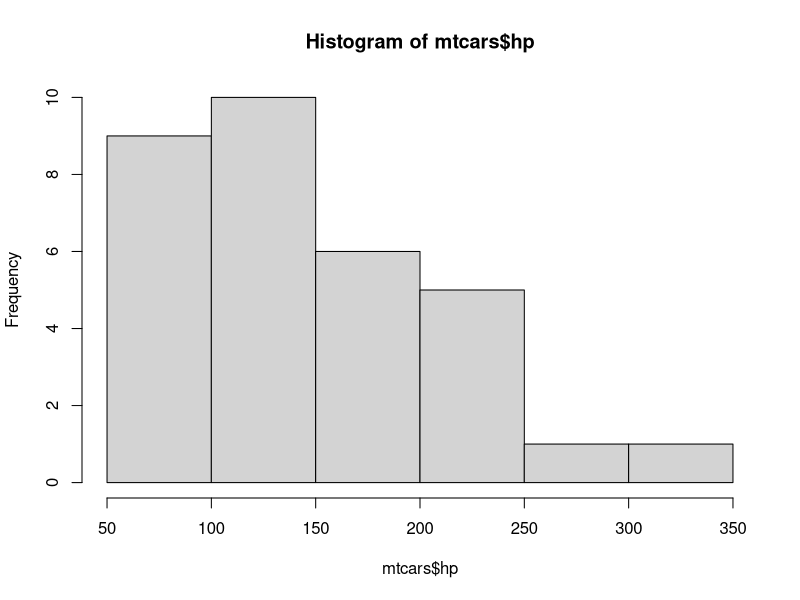
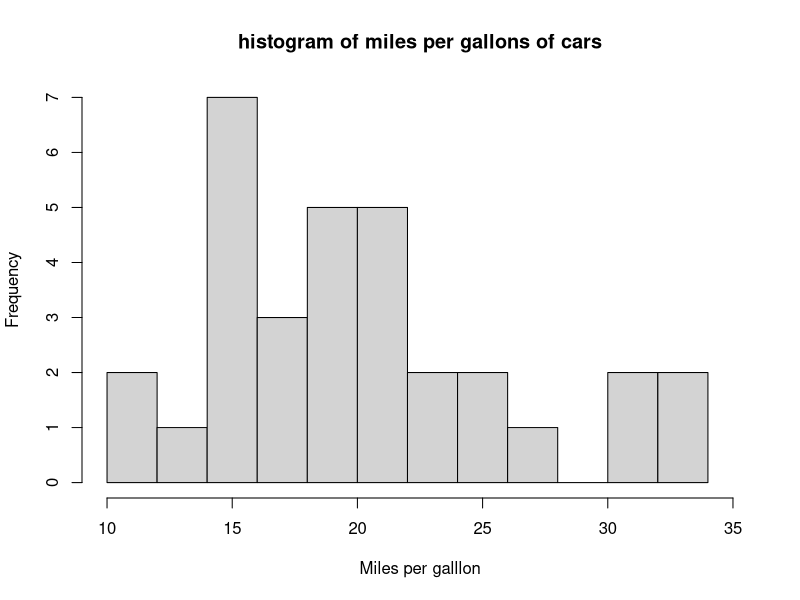
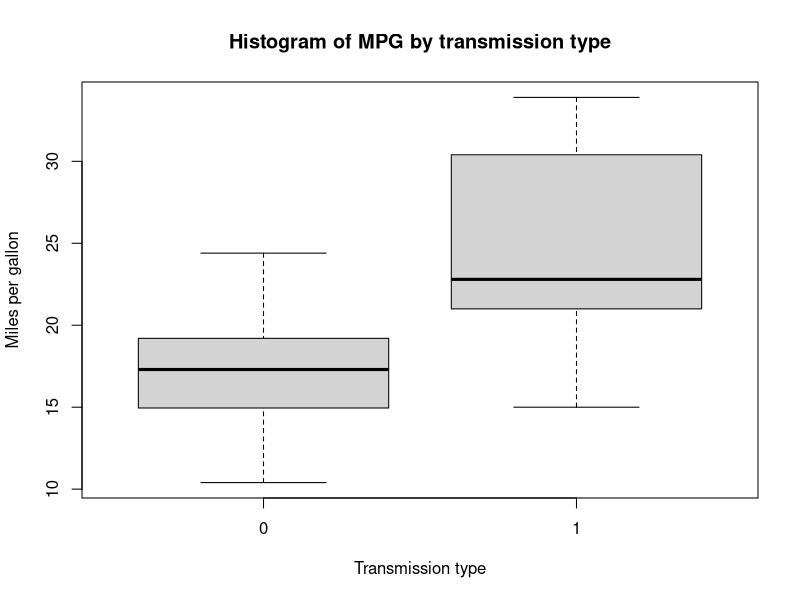

These figures' R source, in order:
a <- 1:4
b <- 123:126
c <- 12:14
d <- 98:101
a + b
a - b
a * c
c * 1
c + 1
d[1:3] <- c
d

a <- matrix(1:4, nrow = 2)
b <- matrix(1:4, ncol = 2)
a %*% b
t(a)

a
a[0, ]
a[, 0]
a[2:1,]

mat <- matrix(1:12, nrow = 3, ncol = 4)
mat
mat[1:2, , drop = FALSE]
mat[1:2, ]

for (i in 1:10) {
  print(i)
}

vec1 <- c(10, 12, 14, 44)
for (i in vec1)
  print(i)

data("mtcars")
summary(mtcars)

hist(mtcars$hp)
hist(mtcars$mpg, breaks = 10, xlab = "Miles per galllon",
     main = "histogram of miles per gallons of cars",
     xlim = range(10:35))

plot(mtcars$mpg ~ as.factor(mtcars$am), mtcars,
     xlab = "Transmission type", ylab = "Miles per gallon",
     main = "Histogram of MPG by transmission type")

